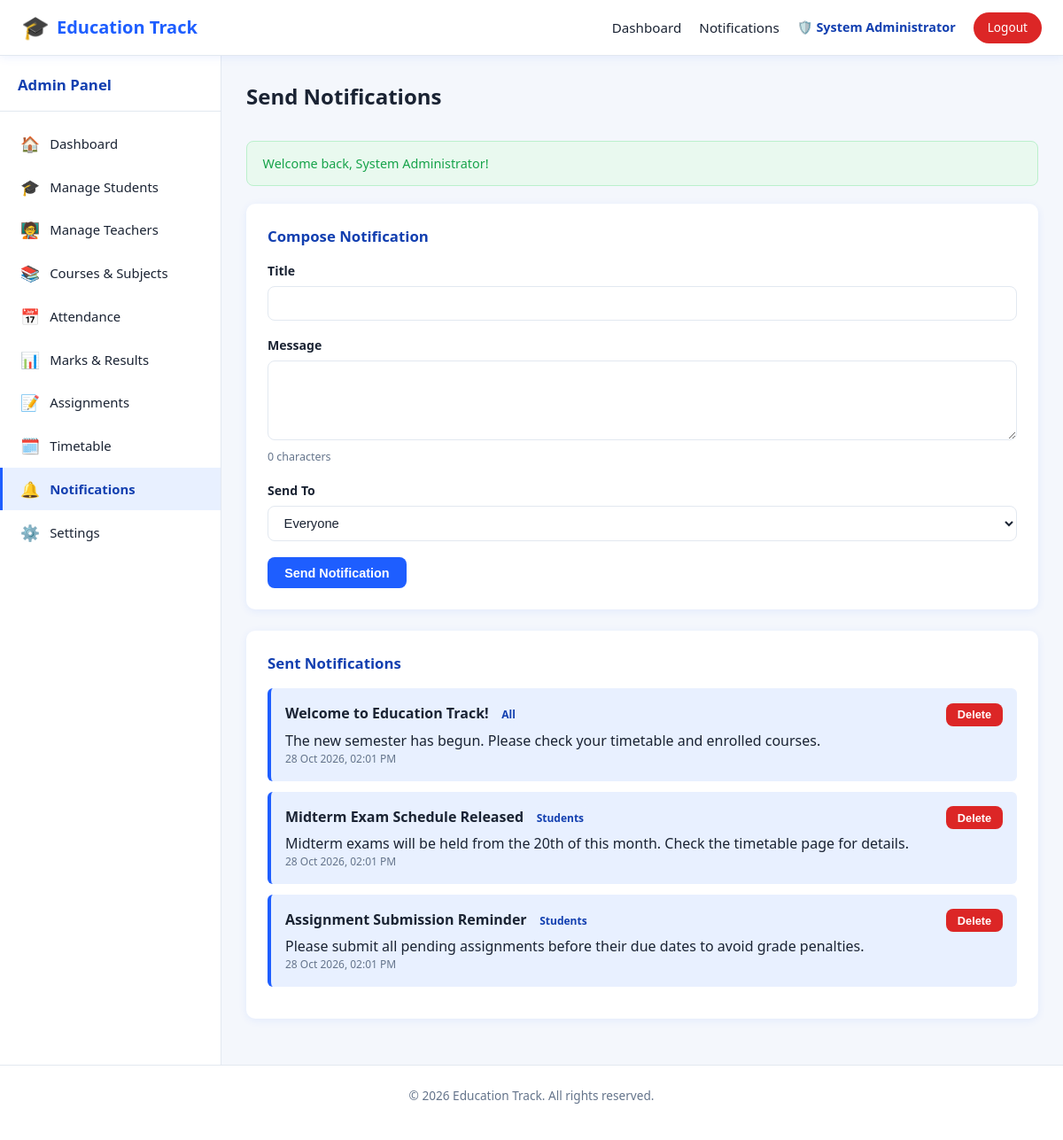
Page /admin/notifications.php (signed in) on the committed database.
### tables this page shows
CREATE TABLE notifications (
    id INT AUTO_INCREMENT PRIMARY KEY,
    title VARCHAR(150) NOT NULL,
    message TEXT NOT NULL,
    target_audience ENUM('all','students','teachers') DEFAULT 'all',
    created_by VARCHAR(100),
    created_at TIMESTAMP DEFAULT CURRENT_TIMESTAMP
);

### includes/session.php (called while the page is built, shortened)
<?php
function getFlash(): array
{
    $flash = $_SESSION['flash'] ?? [];
    return $flash;
}
function sanitize(string $value): string
{
    return htmlspecialchars(trim($value), ENT_QUOTES, 'UTF-8');
}

### admin/notifications.php (the view, shortened to what this page needs)
<?php
require_once __DIR__ . '/../includes/session.php';
$pdo = getDBConnection();
$notifications = $pdo->query('SELECT * FROM notifications ORDER BY created_at DESC')->fetchAll();
$flash = getFlash();
require_once __DIR__ . '/../includes/header.php';
require_once __DIR__ . '/../includes/navbar.php';
?>
<div class="app-layout">
    <?php $sidebarType = 'admin'; $activePage = 'notifications'; require __DIR__ . '/../includes/sidebar.php'; ?>
    <main class="main-content">
        <div class="page-header"><h1>Send Notifications</h1></div>
        <?php if (!empty($flash['success'])): ?><div class="alert alert-success" data-autohide><?= sanitize($flash['success']) ?></div><?php endif; ?>
        <div class="card">
            <div class="card-title">Compose Notification</div>
            <form method="POST" action="notifications.php" data-validate novalidate>
                <div class="form-group">
                    <label for="title">Title</label>
                    <input type="text" id="title" name="title" class="form-control" data-rule="required">
                </div>
                <div class="form-group">
                    <label for="notifMessage">Message</label>
                    <textarea id="notifMessage" name="message" class="form-control" data-rule="required" rows="4"></textarea>
                    <div id="notifMessageCounter" style="font-size:.78rem; color:var(--text-muted); margin-top:.25rem;">0 characters</div>
                </div>
                <div class="form-group">
                    <label for="target_audience">Send To</label>
                    <select id="target_audience" name="target_audience" class="form-control">
                        <option value="all">Everyone</option>
                    </select>
                </div>
                <button type="submit" class="btn btn-primary">Send Notification</button>
            </form>
        </div>
        <div class="card">
            <div class="card-title">Sent Notifications</div>
            <?php if (empty($notifications)): ?>
                <div class="empty-state"><div class="icon">🔔</div>No notifications sent yet.</div>
            <?php else: ?>
                <?php foreach ($notifications as $n): ?>
                    <div class="notif-item d-flex" style="justify-content:space-between; align-items:flex-start;">
                        <div>
                            <div class="notif-title"><?= sanitize($n['title']) ?> <span class="badge badge-info"><?= ucfirst($n['target_audience']) ?></span></div>
                            <div><?= sanitize($n['message']) ?></div>
                            <div class="notif-date"><?= date('d M Y, h:i A', strtotime($n['created_at'])) ?></div>
                        </div>
                        <form method="POST" action="notifications.php">
                            <button type="submit" class="btn btn-danger btn-sm" data-confirm="Delete this notification?">Delete</button>
                        </form>
                    </div>
                <?php endforeach; ?>
            <?php endif; ?>
        </div>
    </main>
</div>
<?php
require_once __DIR__ . '/../includes/footer.php';
?>

### assets/css/style.css (style rules this page uses)
:root { --primary: #1e5eff; --primary-dark: #123fb0; --primary-light: #e8f0ff; --secondary: #0ea5e9; --accent: #ffb020; --success: #16a34a; --success-bg: #e9f9ef; --danger: #dc2626; --danger-bg: #fdecec; --warning: #d97706; --warning-bg: #fff7e6; --text-dark: #1a2333; --text-muted: #64748b; --white: #ffffff; --bg-light: #f4f7fc; --border: #e2e8f0; --radius: 10px; --shadow: 0 2px 10px rgba(30, 94, 255, 0.08); --shadow-lg: 0 8px 30px rgba(30, 94, 255, 0.12); --sidebar-width: 250px; }
* { box-sizing: border-box; }
html, body { margin: 0; padding: 0; font-family: 'Segoe UI', Roboto, Helvetica, Arial, sans-serif; background: var(--bg-light); color: var(--text-dark); line-height: 1.5; }
h1, h2, h3, h4 { margin: 0 0 .5rem; color: var(--text-dark); }
.app-layout { display: flex; min-height: calc(100vh - 60px); max-width: 1500px; margin: 0 auto; }
.main-content { flex: 1; padding: 1.75rem; min-width: 0; }
.page-header { display: flex; justify-content: space-between; align-items: center; flex-wrap: wrap; gap: .75rem; margin-bottom: 1.5rem; }
.page-header h1 { font-size: 1.5rem; }
.btn { display: inline-flex; align-items: center; justify-content: center; gap: .4rem; padding: .6rem 1.2rem; border-radius: 8px; border: none; font-weight: 600; font-size: .9rem; cursor: pointer; transition: transform .1s, box-shadow .15s, background .15s; }
.btn-primary { background: var(--primary); color: var(--white); }
.btn-danger { background: var(--danger); color: var(--white); }
.btn-sm { padding: .35rem .8rem; font-size: .8rem; }
.card { background: var(--white); border-radius: var(--radius); box-shadow: var(--shadow); padding: 1.5rem; margin-bottom: 1.5rem; }
.card-title { font-size: 1.05rem; font-weight: 700; margin-bottom: 1rem; color: var(--primary-dark); }
.badge { display: inline-block; padding: .25rem .65rem; border-radius: 20px; font-size: .75rem; font-weight: 700; }
.badge-info { background: var(--primary-light); color: var(--primary-dark); }
.form-group { margin-bottom: 1.1rem; }
.form-group label { display: block; margin-bottom: .4rem; font-weight: 600; font-size: .88rem; color: var(--text-dark); }
.form-control { width: 100%; padding: .65rem .85rem; border: 1px solid var(--border); border-radius: 8px; font-size: .92rem; background: var(--white); color: var(--text-dark); transition: border-color .15s, box-shadow .15s; }
textarea.form-control { resize: vertical; min-height: 90px; }
.alert { padding: .85rem 1.1rem; border-radius: 8px; margin-bottom: 1.25rem; font-size: .9rem; font-weight: 500; }
.alert-success { background: var(--success-bg); color: var(--success); border: 1px solid #bbf0cc; }
.d-flex { display: flex; }

### assets/css/dashboard.css (style rules this page uses)
.notif-item { padding: 1rem; border-left: 4px solid var(--primary); background: var(--primary-light); border-radius: 6px; margin-bottom: .75rem; }
.notif-item .notif-title { font-weight: 700; margin-bottom: .2rem; }
.notif-item .notif-date { font-size: .75rem; color: var(--text-muted); }

### rows in the picture
notifications: title "Welcome to Education Track!", target_audience "All", message "The new semester has begun. Please check your timetable and enrolled courses.", created_at "28 Oct 2026, 02:01 PM"
notifications: title "Midterm Exam Schedule Released", target_audience "Students", message "Midterm exams will be held from the 20th of this month. Check the timetable page for details.", created_at "28 Oct 2026, 02:01 PM"
notifications: title "Assignment Submission Reminder", target_audience "Students", message "Please submit all pending assignments before their due dates to avoid grade penalties.", created_at "28 Oct 2026, 02:01 PM"

### other values in the picture
currentAdminName() "System Administrator"
$link['icon'] "🏠"
$link['label'] "Dashboard"
$link['icon'] "🎓"
$link['label'] "Manage Students"
$link['icon'] "🧑‍🏫"
$link['label'] "Manage Teachers"
$link['icon'] "📚"
$link['label'] "Courses & Subjects"
$link['icon'] "📅"
$link['label'] "Attendance"
$link['icon'] "📊"
$link['label'] "Marks & Results"
$link['icon'] "📝"
$link['label'] "Assignments"
